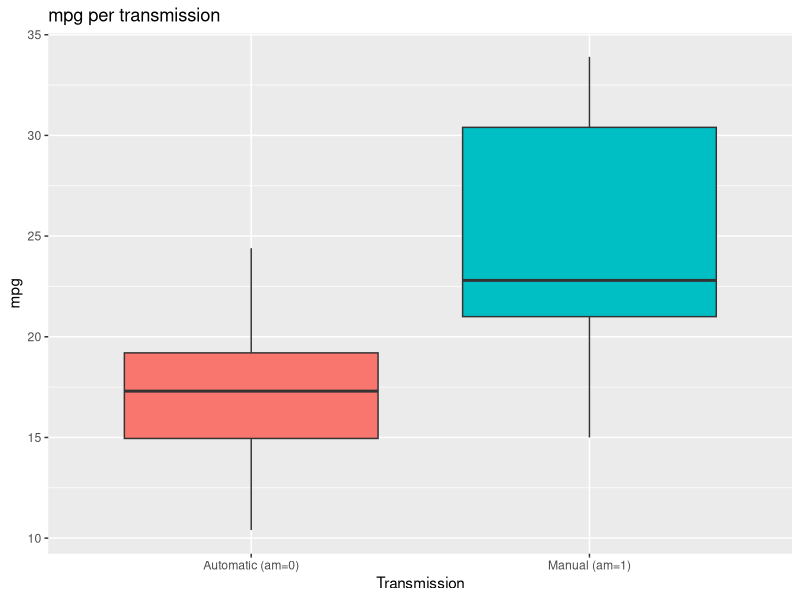
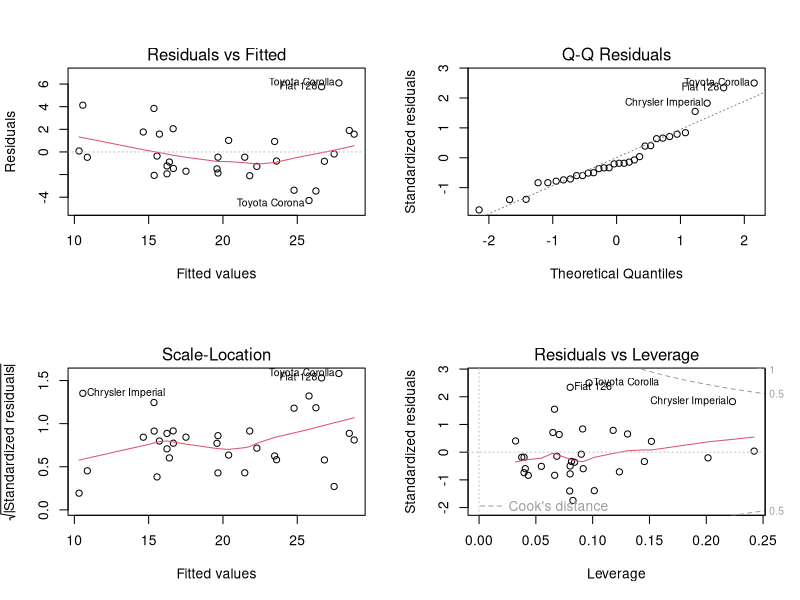
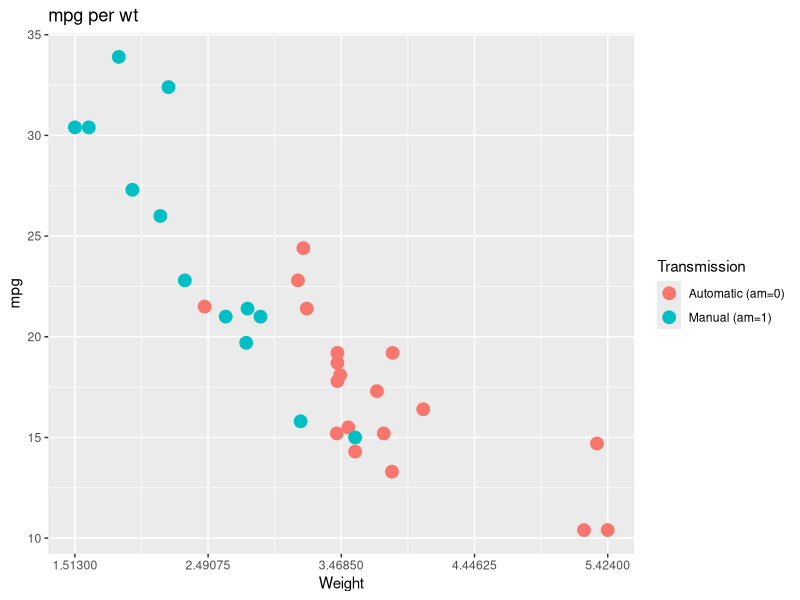

Write the R code that produced these figures, in order.
## ---- chunk 1
knitr::opts_chunk$set(echo = TRUE)
knitr::opts_chunk$set(fig.width=6, fig.height=4)
data(mtcars)
## ---- chunk 2
correlation_with_mpg <- cor(mtcars)[,1]
correlation_with_mpg[order(abs(correlation_with_mpg), decreasing=T)]
## ---- chunk 3
fit1 <- lm(mpg~., data=mtcars)
fit2 <- lm(mpg~wt+cyl+disp+hp+drat+vs+am+carb+gear+qsec, data=mtcars)
fit3 <- lm(mpg~wt+cyl+disp+hp+drat+vs+am+carb+gear, data=mtcars)
fit4 <- lm(mpg~wt+cyl+disp+hp+drat+vs+am+carb, data=mtcars)
fit5 <- lm(mpg~wt+cyl+disp+hp+drat+vs+am, data=mtcars)
fit6 <- lm(mpg~wt+cyl+disp+hp+drat+vs, data=mtcars)
fit7 <- lm(mpg~wt+cyl+disp+hp+drat, data=mtcars)
fit8 <- lm(mpg~wt+cyl+disp+hp, data=mtcars)
fit9 <- lm(mpg~wt+cyl+disp, data=mtcars)
fit10 <- lm(mpg~wt+cyl, data=mtcars)
fit11 <- lm(mpg~wt, data=mtcars)
## ---- chunk 4
c(summary(fit1)$r.squared, summary(fit2)$r.squared, summary(fit3)$r.squared, summary(fit4)$r.squared, summary(fit5)$r.squared, summary(fit6)$r.squared, summary(fit7)$r.squared, summary(fit8)$r.squared, summary(fit9)$r.squared, summary(fit10)$r.squared, summary(fit11)$r.squared)
## ---- chunk 5
fit_new <- lm(mpg ~ wt + cyl + am, data = mtcars)
r_square_incresed <- summary(fit_new)$r.squared - summary(fit10)$r.squared
## ---- chunk 6
library(ggplot2)
plot <- ggplot(mtcars, aes(x=factor(am), y=mpg, fill=factor(am)))
plot + geom_boxplot(notch=F) + 
    scale_x_discrete(labels = c('Automatic (am=0)', 'Manual (am=1)')) + 
    scale_fill_discrete(guide=FALSE) +
    xlab('Transmission') + 
    ylab('mpg') +
    ggtitle("mpg per transmission")
## ---- chunk 7
par(mfrow=c(2,2))    
plot(fit10)
## ---- chunk 8
breaks <- seq(min(mtcars$wt), max(mtcars$wt), by = (max(mtcars$wt) - min(mtcars$wt))/4)
plot <- ggplot(mtcars, aes(x=wt, y=mpg, color=factor(am)))
plot + geom_point(aes(color=factor(am)), size=4) + 
    scale_x_continuous(breaks = breaks) +
    xlab('Weight') + 
    ylab('mpg') +
    labs(color="Transmission")+
    scale_color_manual(labels = c('Automatic (am=0)', 'Manual (am=1)'), values=c('#F8766D', '#00BFC4')) +
    ggtitle("mpg per wt")
